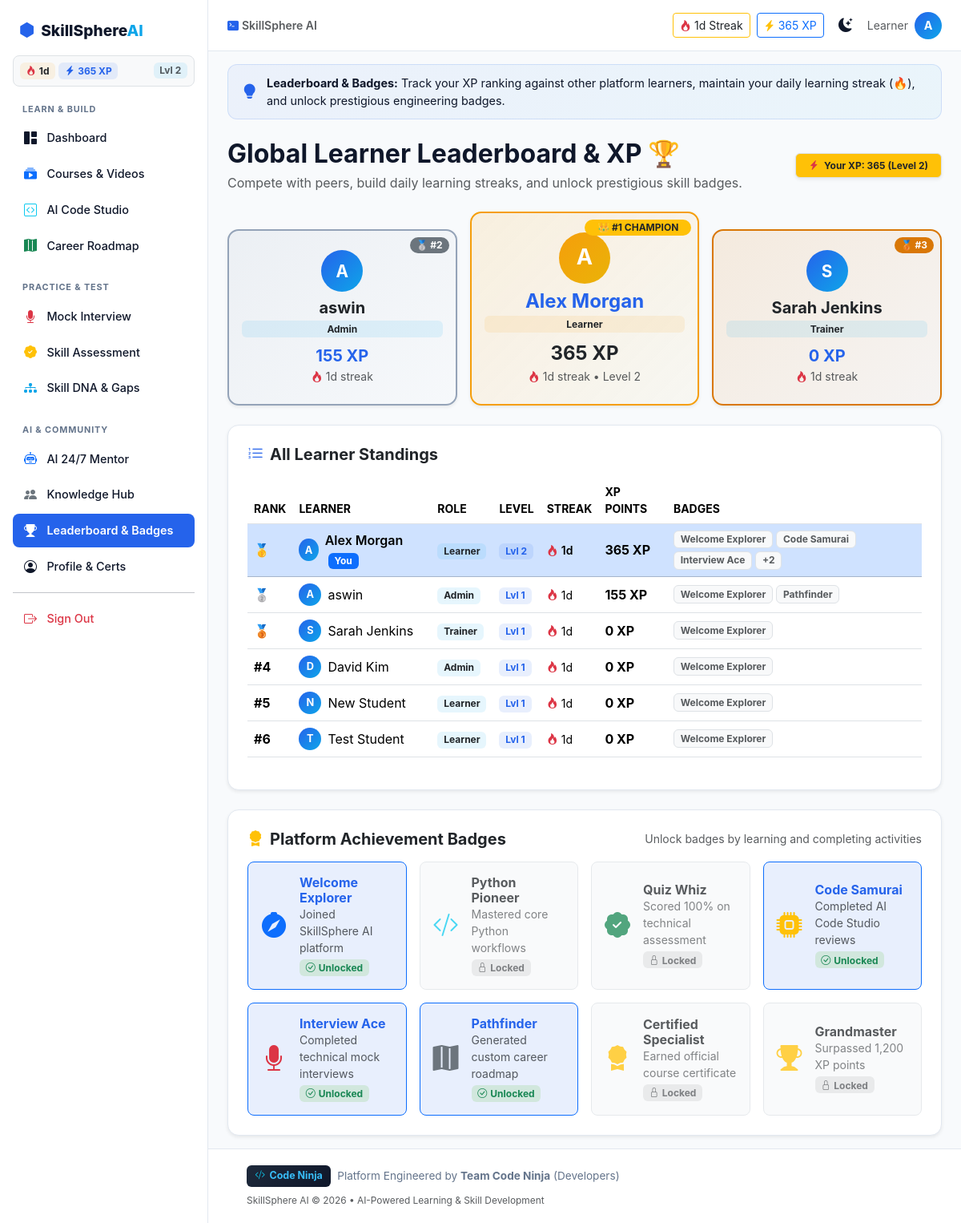
/leaderboard (signed in), run on the app's committed database.
### tables this page shows
CREATE TABLE user_gamification (
                id INTEGER PRIMARY KEY AUTOINCREMENT,
                user_id INTEGER UNIQUE NOT NULL,
                xp INTEGER DEFAULT 0,
                streak INTEGER DEFAULT 1,
                level INTEGER DEFAULT 1,
                last_active DATE,
                badges TEXT DEFAULT '["Welcome Explorer"]',
                FOREIGN KEY (user_id) REFERENCES users(id) ON DELETE CASCADE
            );

CREATE TABLE users (
                id INTEGER PRIMARY KEY AUTOINCREMENT,
                name TEXT NOT NULL,
                email TEXT NOT NULL UNIQUE,
                password TEXT NOT NULL,
                role TEXT NOT NULL DEFAULT 'Learner',
                created_at TIMESTAMP DEFAULT CURRENT_TIMESTAMP
            );

### app.py (the view)
@app.route("/leaderboard")
@login_required
def leaderboard():
    users_gamification = run_query(
        """SELECT u.id, u.name, u.role, g.xp, g.streak, g.level, g.badges
           FROM users u
           LEFT JOIN user_gamification g ON u.id = g.user_id
           ORDER BY COALESCE(g.xp, 0) DESC""",
        fetch=True
    ) or []
    for u in users_gamification:
        u["xp"] = u.get("xp") or 0
        u["streak"] = u.get("streak") or 1
        u["level"] = u.get("level") or 1
        try:
            u["badges_list"] = json.loads(u["badges"]) if u.get("badges") else ["Welcome Explorer"]
        except Exception:
            u["badges_list"] = ["Welcome Explorer"]
    return render_template(
        "leaderboard.html",
        leaderboard=users_gamification,
        all_badges=BADGE_DEFINITIONS
    )

### templates/leaderboard.html (shortened to what this page needs)
{% extends "base.html" %}
{% block content %}
<div class="page-guide-banner">
    <i class="bi bi-lightbulb-fill"></i>
    <div>
        <strong>Leaderboard & Badges:</strong> Track your XP ranking against other platform learners, maintain your daily learning streak (🔥), and unlock prestigious engineering badges.
    </div>
</div>
<div class="d-flex justify-content-between align-items-center mb-4 flex-wrap gap-2">
    <div>
        <h2 class="fw-bold mb-1">Global Learner Leaderboard & XP 🏆</h2>
        <p class="text-muted mb-0">Compete with peers, build daily learning streaks, and unlock prestigious skill badges.</p>
    </div>
    <div class="d-flex align-items-center gap-2">
        <span class="badge bg-warning text-dark px-3 py-2 border shadow-sm">
            <i class="bi bi-lightning-charge-fill text-danger me-1"></i> Your XP: {{ user_xp or 100 }} (Level {{ user_level or 1 }})
        </span>
    </div>
</div>
{% if leaderboard|length >= 3 %}
<div class="row g-3 mb-4 justify-content-center align-items-end">
    <div class="col-md-4 order-2 order-md-1">
        <div class="card podium-card podium-2 shadow-sm">
            <div class="badge bg-secondary text-white position-absolute top-0 end-0 m-2 px-2 py-1 rounded-pill">🥈 #2</div>
            <div class="avatar-badge mx-auto mb-2" style="width: 52px; height: 52px; font-size: 1.3rem;">
                {{ leaderboard[1].name[0]|upper }}
            </div>
            <h5 class="fw-bold mb-1">{{ leaderboard[1].name }}</h5>
            <span class="badge bg-secondary-soft text-dark mb-2">{{ leaderboard[1].role }}</span>
            <div class="fw-bold text-primary-brand fs-5">{{ leaderboard[1].xp }} XP</div>
            <span class="small text-muted"><i class="bi bi-fire text-danger me-1"></i>{{ leaderboard[1].streak }}d streak</span>
        </div>
    </div>
    <div class="col-md-4 order-1 order-md-2">
        <div class="card podium-card podium-1 shadow-sm">
            <div class="badge bg-warning text-dark position-absolute top-0 end-0 m-2 px-3 py-1 rounded-pill fw-bold">👑 #1 CHAMPION</div>
            <div class="avatar-badge mx-auto mb-2" style="width: 64px; height: 64px; font-size: 1.7rem; background: linear-gradient(135deg, #F59E0B, #EAB308);">
                {{ leaderboard[0].name[0]|upper }}
            </div>
            <h4 class="fw-bold mb-1 text-primary-brand">{{ leaderboard[0].name }}</h4>
            <span class="badge bg-warning-soft text-dark mb-2">{{ leaderboard[0].role }}</span>
            <div class="fw-bold text-dark fs-4">{{ leaderboard[0].xp }} XP</div>
            <span class="small text-muted"><i class="bi bi-fire text-danger me-1"></i>{{ leaderboard[0].streak }}d streak • Level {{ leaderboard[0].level }}</span>
        </div>
    </div>
    <div class="col-md-4 order-3 order-md-3">
        <div class="card podium-card podium-3 shadow-sm">
            <div class="badge bg-warning text-white position-absolute top-0 end-0 m-2 px-2 py-1 rounded-pill" style="background-color: #D97706 !important;">🥉 #3</div>
            <div class="avatar-badge mx-auto mb-2" style="width: 52px; height: 52px; font-size: 1.3rem;">
                {{ leaderboard[2].name[0]|upper }}
            </div>
            <h5 class="fw-bold mb-1">{{ leaderboard[2].name }}</h5>
            <span class="badge bg-secondary-soft text-dark mb-2">{{ leaderboard[2].role }}</span>
            <div class="fw-bold text-primary-brand fs-5">{{ leaderboard[2].xp }} XP</div>
            <span class="small text-muted"><i class="bi bi-fire text-danger me-1"></i>{{ leaderboard[2].streak }}d streak</span>
        </div>
    </div>
</div>
{% endif %}
<div class="card p-4 shadow-sm mb-4">
    <h5 class="fw-bold mb-3"><i class="bi bi-list-ol me-2 text-primary-brand"></i>All Learner Standings</h5>
    <div class="table-responsive">
        <table class="table align-middle">
            <thead>
                <tr class="text-muted small">
                    <th>RANK</th>
                    <th>LEARNER</th>
                    <th>ROLE</th>
                    <th>LEVEL</th>
                    <th>STREAK</th>
                    <th>XP POINTS</th>
                    <th>BADGES</th>
                </tr>
            </thead>
            <tbody>
                {% for u in leaderboard %}
                <tr class="{% if u.id == session.user_id %}table-primary fw-semibold{% endif %}">
                    <td class="fw-bold">
                        {% if loop.index == 1 %}🥇
                        {% elif loop.index == 2 %}🥈
                        {% elif loop.index == 3 %}🥉
                        {% else %}#{{ loop.index }}
                        {% endif %}
                    </td>
                    <td>
                        <div class="d-flex align-items-center gap-2">
                            <span class="avatar-badge small" style="width: 28px; height: 28px; font-size: 0.8rem;">{{ u.name[0]|upper }}</span>
                            <span>{{ u.name }} {% if u.id == session.user_id %}<span class="badge bg-primary text-white ms-1">You</span>{% endif %}</span>
                        </div>
                    </td>
                    <td><span class="badge bg-secondary-soft text-dark">{{ u.role }}</span></td>
                    <td><span class="badge bg-primary-soft text-primary-brand">Lvl {{ u.level }}</span></td>
                    <td><span class="small"><i class="bi bi-fire text-danger me-1"></i>{{ u.streak }}d</span></td>
                    <td class="fw-bold text-primary-brand">{{ u.xp }} XP</td>
                    <td>
                        <div class="d-flex gap-1 flex-wrap">
                            {% for b in u.badges_list[:3] %}
                            <span class="badge bg-body-tertiary border text-muted small" title="{{ b }}">{{ b }}</span>
                            {% endfor %}
                            {% if u.badges_list|length > 3 %}
                            <span class="badge bg-body-tertiary border text-muted small">+{{ u.badges_list|length - 3 }}</span>
                            {% endif %}
                        </div>
                    </td>
                </tr>
                {% endfor %}
            </tbody>
        </table>
    </div>
</div>
<div class="card p-4 shadow-sm">
    <div class="d-flex justify-content-between align-items-center mb-3">
        <h5 class="fw-bold mb-0"><i class="bi bi-award-fill text-warning me-2"></i>Platform Achievement Badges</h5>
        <span class="text-muted small">Unlock badges by learning and completing activities</span>
    </div>
    <div class="row g-3">
        {% for b in all_badges %}
        <div class="col-md-6 col-lg-3">
            <div class="p-3 rounded-3 border h-100 d-flex align-items-center gap-3 {% if b.name in user_badges %}bg-primary-soft border-primary{% else %}bg-body-tertiary opacity-75{% endif %}">
                <i class="bi {{ b.icon }} {{ b.color }} fs-2"></i>
                <div>
                    <h6 class="fw-bold mb-0 {% if b.name in user_badges %}text-primary-brand{% endif %}">{{ b.name }}</h6>
                    <p class="text-muted small mb-0">{{ b.desc }}</p>
                    {% if b.name in user_badges %}
                    <span class="badge bg-success-subtle text-success small mt-1"><i class="bi bi-check-circle me-1"></i>Unlocked</span>
                    {% else %}
                    <span class="badge bg-secondary-subtle text-muted small mt-1"><i class="bi bi-lock me-1"></i>Locked</span>
                    {% endif %}
                </div>
            </div>
        </div>
        {% endfor %}
    </div>
</div>
{% endblock %}

### templates/base.html (shortened to what this page needs)
<!DOCTYPE html>
<html lang="en" data-bs-theme="light">
<head>
<link href="https://cdn.jsdelivr.net/npm/bootstrap@5.3.3/dist/css/bootstrap.min.css" rel="stylesheet">
<link rel="stylesheet" href="https://cdn.jsdelivr.net/npm/bootstrap-icons@1.11.3/font/bootstrap-icons.css">
<link rel="stylesheet" href="{{ url_for('static', filename='style.css') }}">
</head>
<body class="{% if session.user_id %}has-sidebar{% endif %}">
{% if session.user_id %}
<div class="sidebar" id="sidebar">
    <div class="sidebar-brand">
        <i class="bi bi-hexagon-fill text-primary-brand"></i>
        <span>SkillSphere<span class="text-accent">AI</span></span>
    </div>
    <div class="px-2 py-2 mb-2 rounded-3 bg-body-tertiary border d-flex align-items-center justify-content-between">
        <div class="d-flex align-items-center gap-1">
            <span class="badge bg-warning-soft text-dark fw-bold"><i class="bi bi-fire text-danger me-1"></i>{{ user_streak or 1 }}d</span>
            <span class="badge bg-primary-soft text-primary-brand fw-bold"><i class="bi bi-lightning-charge-fill me-1"></i>{{ user_xp or 100 }} XP</span>
        </div>
        <span class="badge bg-secondary-soft text-muted small">Lvl {{ user_level or 1 }}</span>
    </div>
    <nav class="sidebar-nav">
        <div class="nav-category-header">Learn & Build</div>
        <a href="{{ url_for('dashboard') }}" class="{{ 'active' if request.endpoint == 'dashboard' }}">
            <i class="bi bi-grid-1x2-fill"></i> Dashboard
        </a>
        <a href="{{ url_for('courses') }}" class="{{ 'active' if request.endpoint in ['courses','learn'] }}">
            <i class="bi bi-collection-play-fill text-primary"></i> Courses & Videos
        </a>
        <a href="{{ url_for('code_studio') }}" class="{{ 'active' if request.endpoint == 'code_studio' }}">
            <i class="bi bi-code-square text-info"></i> AI Code Studio
        </a>
        <a href="{{ url_for('roadmap') }}" class="{{ 'active' if request.endpoint == 'roadmap' }}">
            <i class="bi bi-map-fill text-success"></i> Career Roadmap
        </a>
        <div class="nav-category-header mt-2">Practice & Test</div>
        <a href="{{ url_for('interview') }}" class="{{ 'active' if request.endpoint == 'interview' }}">
            <i class="bi bi-mic-fill text-danger"></i> Mock Interview
        </a>
        <a href="{{ url_for('assessment') }}" class="{{ 'active' if request.endpoint == 'assessment' }}">
            <i class="bi bi-patch-check-fill text-warning"></i> Skill Assessment
        </a>
        <a href="{{ url_for('skills') }}" class="{{ 'active' if request.endpoint == 'skills' }}">
            <i class="bi bi-diagram-3-fill text-accent"></i> Skill DNA & Gaps
        </a>
        <div class="nav-category-header mt-2">AI & Community</div>
        <a href="{{ url_for('mentor') }}" class="{{ 'active' if request.endpoint == 'mentor' }}">
            <i class="bi bi-robot text-primary"></i> AI 24/7 Mentor
        </a>
        <a href="{{ url_for('hub') }}" class="{{ 'active' if request.endpoint == 'hub' }}">
            <i class="bi bi-people-fill text-secondary"></i> Knowledge Hub
        </a>
        <a href="{{ url_for('leaderboard') }}" class="{{ 'active' if request.endpoint == 'leaderboard' }}">
            <i class="bi bi-trophy-fill text-warning"></i> Leaderboard & Badges
        </a>
        <a href="{{ url_for('profile') }}" class="{{ 'active' if request.endpoint == 'profile' }}">
            <i class="bi bi-person-circle"></i> Profile & Certs
        </a>
        <hr class="my-2">
        <a href="{{ url_for('logout') }}" class="text-danger">
            <i class="bi bi-box-arrow-right"></i> Sign Out
        </a>
    </nav>
</div>
{% endif %}
<header class="topbar {% if session.user_id %}with-sidebar{% endif %}">
    <div class="d-flex align-items-center gap-2">
        {% if session.user_id %}
        <span class="d-none d-md-inline-block text-muted small fw-semibold">
            <i class="bi bi-terminal-fill text-primary-brand me-1"></i>SkillSphere AI
        </span>
        {% endif %}
    </div>
    <div class="d-flex align-items-center gap-2">
        {% if session.user_id %}
        <a href="{{ url_for('leaderboard') }}" class="btn btn-sm btn-outline-warning text-dark border-warning d-none d-sm-inline-flex align-items-center gap-1 text-decoration-none">
            <i class="bi bi-fire text-danger"></i> {{ user_streak or 1 }}d Streak
        </a>
        <a href="{{ url_for('leaderboard') }}" class="btn btn-sm btn-outline-primary d-none d-sm-inline-flex align-items-center gap-1 text-decoration-none">
            <i class="bi bi-lightning-charge-fill text-warning"></i> {{ user_xp or 100 }} XP
        </a>
        {% endif %}
        <button class="btn btn-icon" id="themeToggle" title="Toggle dark mode">
            <i class="bi bi-moon-stars-fill" id="themeIcon"></i>
        </button>
        {% if not session.user_id %}
            <a href="{{ url_for('demo_login', role='learner') }}" class="btn btn-brand btn-sm d-none d-sm-inline-block">1-Click Demo</a>
            <a href="{{ url_for('login') }}" class="btn btn-outline-brand btn-sm">Login</a>
            <a href="{{ url_for('register') }}" class="btn btn-brand btn-sm">Register</a>
        {% else %}
            <span class="d-none d-sm-inline text-muted small">{{ session.role }}</span>
            <a href="{{ url_for('profile') }}" class="avatar-badge text-decoration-none">{{ session.name[0]|upper }}</a>
        {% endif %}
    </div>
</header>
<main class="{% if session.user_id %}with-sidebar{% endif %}">
    <div class="container-fluid px-3 px-md-4 py-3">
        {% block content %}{% endblock %}
    </div>
</main>
<footer class="code-ninja-footer {% if session.user_id %}with-sidebar{% endif %}">
    <div class="container-fluid px-3 px-md-4 d-flex justify-content-between align-items-center flex-wrap gap-2">
        <div class="d-flex align-items-center gap-2">
            <span class="code-ninja-badge"><i class="bi bi-code-slash text-info"></i> Code Ninja</span>
            <span>Platform Engineered by <strong>Team Code Ninja</strong> (Developers)</span>
        </div>
        <div class="text-muted small">
            <span>SkillSphere AI &copy; 2026 • AI-Powered Learning & Skill Development</span>
        </div>
    </div>
</footer>
</body>
</html>

### data on the page
user_gamification: xp "365", streak "1", level "2", name "A", name "Alex Morgan", shows "You", role "Learner", 3 "Welcome Explorer" "Code Samurai" "Interview Ace", badges_list|length "2"
users: name "A", name "aswin", role "Admin"
user_gamification: xp "155", streak "1", name "A", name "aswin", role "Admin", level "1", 3 "Welcome Explorer" "Pathfinder"
users: name "A", name "Alex Morgan", role "Learner"
users: name "S", name "Sarah Jenkins", role "Trainer", level "1", streak "1", xp "0", 3 "Welcome Explorer"
users: name "D", name "David Kim", role "Admin", level "1", streak "1", xp "0", 3 "Welcome Explorer"
users: name "N", name "New Student", role "Learner", level "1", streak "1", xp "0", 3 "Welcome Explorer"
users: name "T", name "Test Student", role "Learner", level "1", streak "1", xp "0", 3 "Welcome Explorer"

### other printed values
{{ user_streak or 1 }} "1"
{{ user_level or 1 }} "2"
{{ session.role }} "Learner"
{{ session.name[0]|upper }} "A"
{{ leaderboard[2].xp }} "0"
{{ leaderboard[2].streak }} "1"
{{ b.name }} "Welcome Explorer" "Python Pioneer" "Quiz Whiz" "Code Samurai" "Interview Ace" "Pathfinder" "Certified Specialist" "Grandmaster"
{{ b.desc }} "Joined SkillSphere AI platform" "Mastered core Python workflows" "Scored 100% on technical assessment" "Completed AI Code Studio reviews" "Completed technical mock interviews" "Generated custom career roadmap" "Earned official course certificate" "Surpassed 1,200 XP points"
